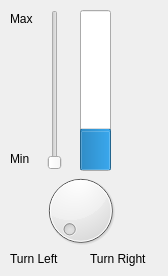
<?xml version="1.0" encoding="UTF-8"?>
<ui version="4.0">
 <class>JoystickWidget</class>
 <widget class="QWidget" name="JoystickWidget">
  <property name="geometry">
   <rect>
    <x>0</x>
    <y>0</y>
    <width>168</width>
    <height>276</height>
   </rect>
  </property>
  <property name="windowTitle">
   <string>JoystickWidget</string>
  </property>
  <layout class="QHBoxLayout" name="horizontalLayout">
   <property name="spacing">
    <number>0</number>
   </property>
   <property name="margin">
    <number>0</number>
   </property>
   <item>
    <widget class="QWidget" name="widget" native="true">
     <property name="minimumSize">
      <size>
       <width>168</width>
       <height>276</height>
      </size>
     </property>
     <widget class="QProgressBar" name="throttle_progress_bar">
      <property name="geometry">
       <rect>
        <x>80</x>
        <y>10</y>
        <width>31</width>
        <height>161</height>
       </rect>
      </property>
      <property name="value">
       <number>24</number>
      </property>
      <property name="textVisible">
       <bool>false</bool>
      </property>
      <property name="orientation">
       <enum>Qt::Vertical</enum>
      </property>
     </widget>
     <widget class="QDial" name="yaw_dial">
      <property name="geometry">
       <rect>
        <x>40</x>
        <y>170</y>
        <width>81</width>
        <height>81</height>
       </rect>
      </property>
     </widget>
     <widget class="QLabel" name="turn_left_label">
      <property name="geometry">
       <rect>
        <x>10</x>
        <y>250</y>
        <width>66</width>
        <height>17</height>
       </rect>
      </property>
      <property name="text">
       <string>Turn Left</string>
      </property>
     </widget>
     <widget class="QLabel" name="min_throttle_label">
      <property name="geometry">
       <rect>
        <x>10</x>
        <y>150</y>
        <width>66</width>
        <height>17</height>
       </rect>
      </property>
      <property name="text">
       <string>Min</string>
      </property>
     </widget>
     <widget class="QLabel" name="turn_right_label">
      <property name="geometry">
       <rect>
        <x>90</x>
        <y>250</y>
        <width>71</width>
        <height>17</height>
       </rect>
      </property>
      <property name="text">
       <string>Turn Right</string>
      </property>
     </widget>
     <widget class="QSlider" name="throttle_slider">
      <property name="geometry">
       <rect>
        <x>40</x>
        <y>10</y>
        <width>29</width>
        <height>160</height>
       </rect>
      </property>
      <property name="orientation">
       <enum>Qt::Vertical</enum>
      </property>
     </widget>
     <widget class="QLabel" name="max_throttle_label">
      <property name="geometry">
       <rect>
        <x>10</x>
        <y>10</y>
        <width>66</width>
        <height>17</height>
       </rect>
      </property>
      <property name="text">
       <string>Max</string>
      </property>
     </widget>
    </widget>
   </item>
  </layout>
 </widget>
 <layoutdefault spacing="6" margin="11"/>
 <resources/>
 <connections/>
</ui>
